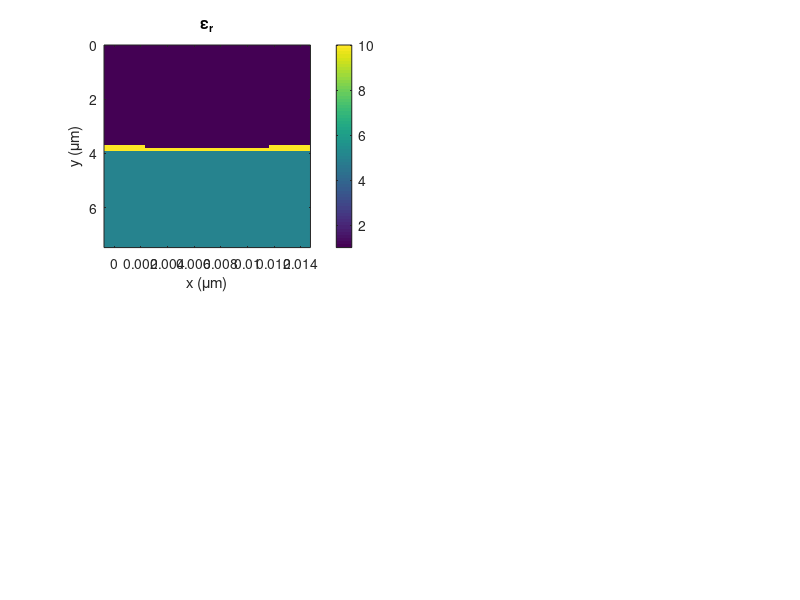

The MATLAB script that drew this image: (Note: this script raises an error after producing the figure.)
%%%%%%%%%%%%%%%%%%%%%%%%%%%%%%%%%%%%%%%%%%%%%%%%%%%%%%%%%%%%%%%%%%%%%%%%%%
%   Resonance Grating - FDFD Simulation
%       This MATLAB files simulates a single period of a rectangular
%       grating using the Finite-Difference Frequency Domain method.
%       The wavelength sweep goes from 2 um to 1 um.
%%%%%%%%%%%%%%%%%%%%%%%%%%%%%%%%%%%%%%%%%%%%%%%%%%%%%%%%%%%%%%%%%%%%%%%%%%
set(0,'DefaultFigureWindowStyle','docked');

% close all;
clc;
clear all;
close all;

% UNITS
micrometers = 1;
millimeters = 1e3 * micrometers;
meters = 1e3 * millimeters;
degrees = pi/180;
seconds = 1;
hertz = 1/seconds;
gigahertz = 1e9 * hertz;

% CONSTANTS
c0 = 299792458 * meters/seconds;

% POINTS FOR SWEEP 
Nf = 501;
tot_ref = zeros(1,Nf);
tot_trn = tot_ref;
tot_con = tot_ref;

% FIGURE SETTINGS 
fig = 1;        % 0 for no figures, 1 for figure animation

%%%%%%%%%%%%%%%%%%%%%%%%%%%%%%%%%%%%%%%%%%%%%%%%%%%%%%%%%%%%%%%%%%%%%%%%%
%% DEFINE SIMULATION PARAMETERS
%%%%%%%%%%%%%%%%%%%%%%%%%%%%%%%%%%%%%%%%%%%%%%%%%%%%%%%%%%%%%%%%%%%%%%%%%
% SOURCE PARAMETERS
SRC.lam0 = 1.55 * micrometers;    % Free space wavelength
SRC.theta = 0 * degrees;
SRC.MODE = 'E';                   % EM mode
f0 = c0/SRC.lam0;
lam01 = 1.4 * micrometers;
lam02 = 1.7 * micrometers;
lam0 = linspace(lam01,lam02,Nf);

% GRATING PARAMETERS
lamd = 1.55 * micrometers;      % Design wavelength
fd   = c0/lamd;                 % Design frequency
ur   = 1.0;                     % Grating permeability
er   = 10.0;                     % Grating permittivity
nr   = sqrt(ur*er);             % Substrate refractive index 
L    = 0.83254*lamd;             % Grating period (DO NOT CHANGE)
t    = 0.1583*lamd;             % Substrate thickness
d    = 0.0840*lamd;             % Grating depth
ff   = 0.5;                     % Fill fraction  (DO NOT CHANGE)

% EXTERNAL MATERIALS
ur1 = 1.0;                    % Reflection region permeability
er1 = 1.0;                    % Reflection region permittivity
ur2 = 1.0;                    % Transmission region permeability
er2 = 5.0;                    % Transmission region permittivity

% GRID PARAMETERS
NRES = 60;                    % Grid resolution
BUFZ = 2*lam02 * [1 1];       % Spacer region above and below grating
DEV.NPML = [20 20];           % Size of PML at top and bottom of grid

figure('color','w');

Lf = linspace(0.01*lamd,lamd,Nf);
for n = 1:Nf
    L = Lf(n);
%%%%%%%%%%%%%%%%%%%%%%%%%%%%%%%%%%%%%%%%%%%%%%%%%%%%%%%%%%%%%%%%%%%%%%%%%
%% CALCULATE OPTIMIZED GRID
%%%%%%%%%%%%%%%%%%%%%%%%%%%%%%%%%%%%%%%%%%%%%%%%%%%%%%%%%%%%%%%%%%%%%%%%%
% Calculate refractive indices
ndev = sqrt(ur*er);
nref = sqrt(ur1*er1);
ntrn = sqrt(ur2*er2);

% Consider wavelengths
lam_min = min([lam01 lam02])/max([ndev nref ntrn]);
dlam = lam_min/NRES; 

% Consider mechanical parameters
dmin = ff*L;   % Fill fraction is
dd = dmin/2;   % Delta for distance

% Choose the highest resolution
dx = dlam;
dy = dx;

% dx =    0.055172006602080
% dy = dx;

% Snap grid to critical dimension (in this case L and d+t)
Nx = 2*ceil(L/dx/2) + 1;      % First guess at grid spacing (odd for periodic)
Ny = ceil((d+t)/dy);

% Calculate new grid resolutions
dx = L/Nx;
dy = (d+t)/Ny;

% Incorporate PML and spacer regions
Ny = Ny + DEV.NPML(1) + DEV.NPML(2) + ceil(BUFZ(1)/dy) + ceil(BUFZ(2)/dy);

% Calculate 2x grid
Nx2 = 2*Nx;
Ny2 = 2*Ny;
dx2 = dx/2;
dy2 = dy/2;
DEV.RES = [dx2,dy2];
xa2 = [0:Nx2-1]*dx2;
ya2 = [0:Ny2-1]*dy2;

%%%%%%%%%%%%%%%%%%%%%%%%%%%%%%%%%%%%%%%%%%%%%%%%%%%%%%%%%%%%%%%%%%%%%%%%%
%% BUILD DEVICE ON 2x GRID
%%%%%%%%%%%%%%%%%%%%%%%%%%%%%%%%%%%%%%%%%%%%%%%%%%%%%%%%%%%%%%%%%%%%%%%%%
UR2 = ur1*ones(Nx2,Ny2);
ER2 = er1*ones(Nx2,Ny2);

% Calculate start and stop indices for filling in the grid
nt1 = 2*DEV.NPML(1) + ceil(BUFZ(1)/dy2);
nt2 = nt1 + round(t/dy2) - 1;
% nd1 = round((nt2+nt1)/2);
% nd2 = nt2;
nd2 = nt2;
nd1 = nt2 - round(d/dy2);
nx1 = round(Nx2*ff/2);
nx2 = round(Nx2 - Nx2*ff/2);

% Fill in the permeability regions
UR2(:,:) = ur;

% Fill in the permittivity regions
ER2(:,nt1:nt2) = er;
ER2(:,1:nt1-1) = er2;
ER2(nx1:nx2,nd1:nd2) = 1;


DEV.UR2 = fliplr(UR2);
DEV.ER2 = fliplr(ER2);


if fig
    subplot(2,2,1);
end
imagesc(xa2,ya2,DEV.ER2');
title('\epsilon_r');
xlabel('x (\mum)'); ylabel('y (\mum)');
colorbar;

%%%%%%%%%%%%%%%%%%%%%%%%%%%%%%%%%%%%%%%%%%%%%%%%%%%%%%%%%%%%%%%%%%%%%%%%%
%% IMPLEMENT FDFD
%%%%%%%%%%%%%%%%%%%%%%%%%%%%%%%%%%%%%%%%%%%%%%%%%%%%%%%%%%%%%%%%%%%%%%%%%
    tic;
    DAT = fdfd2d(DEV,SRC);
    tot_ref(n) = DAT.REF;
    tot_trn(n) = DAT.TRN;
    tot_con(n) = DAT.CON;
    clc;
    time = toc;
    mint = floor(time*(Nf-n)/60);
    sec = round((time*(Nf-n)/60 - mint)*60);
    disp(['Estimated Time: ' num2str(mint) ' minutes '...
            num2str(sec) ' seconds']);
    disp([num2str(n) ' out of ' num2str(Nf) ' Iterations']);

    if fig
        subplot(2,2,2);
        imagesc(dx.*[0,Nx-1],dy.*[0,Ny-1],real(DAT.F)'); 
        title([SRC.MODE ' Mode @ ' num2str(SRC.lam0) ' \mum']);
        shading interp;
        xlabel('x (\mum)'); ylabel('y (\mum)');
        colorbar;
    %     axis equal tight;

        subplot(2,2,3:4);
        plot(Lf(1:n)./micrometers,100.*tot_ref(1:n),'r','linewidth',2);
        hold on;
        plot(Lf(1:n)./micrometers,100.*tot_trn(1:n),'b','linewidth',2);
        plot(Lf(1:n)./micrometers,100.*tot_con(1:n),'--k','linewidth',2);
        hold off;
        title([SRC.MODE ' Mode Period Sweep']);
        xlabel('Period Length (\mum)'); ylabel('Power (%)');
        legend('Reflectance','Transmittance','Conservation');
        xlim([Lf(1) Lf(end)]./micrometers); ylim([0 102]);

        drawnow;
    end
end
%%%%%%%%%%%%%%%%%%%%%%%%%%%%%%%%%%%%%%%%%%%%%%%%%%%%%%%%%%%%%%%%%%%%%%%%%
%% DISPLAY
%%%%%%%%%%%%%%%%%%%%%%%%%%%%%%%%%%%%%%%%%%%%%%%%%%%%%%%%%%%%%%%%%%%%%%%%%

disp('DASHBOARD PARAMETERS:');
disp(['Source Frequency = ' num2str(f0(end)./gigahertz) ' GHz']);
disp(['Angle of Incidence = ' num2str(SRC.theta./degrees) ' degrees']);
disp(['Electromagnetic Mode = ' SRC.MODE]);
disp(['Device Design Frequency = ' num2str(fd./gigahertz) ' GHz']);
disp(['ff = ' num2str(ff*100) ' %']);
disp(['L = ' num2str(L./micrometers) ' mm']);
disp(['d = ' num2str(d./micrometers) ' mm']);
disp(['t = ' num2str(t./micrometers) ' mm']);
disp(['ur = ' num2str(ur)]);
disp(['er = ' num2str(er)]);
disp(['ur1 = ' num2str(ur1)]);
disp(['er1 = ' num2str(er1)]);
disp(['ur2 = ' num2str(ur2)]);
disp(['er2 = ' num2str(er2)]);
disp(['NRES = ' num2str(NRES)]);
disp(['BUFZ = [' num2str(BUFZ(1)/SRC.lam0) ' ' num2str(BUFZ(2)/SRC.lam0) ']*lam0']);
disp(['NPML = [' num2str(DEV.NPML(1)) ' ' num2str(DEV.NPML(2)) ']']);
disp(' ');

ref_diff_orders = find(DAT.RDE);
trn_diff_orders = find(DAT.TDE);
disp('REFLECTION DIFFRACTION ORDERS:');
for n = ref_diff_orders(1):ref_diff_orders(end)
    disp(['RDE(' num2str(n - ceil(Nx/2)) ') = ' num2str(100*DAT.RDE(n)) '%']);
end
disp(' ');
disp('TRANSMISSION DIFFRACTION ORDERS:');
for n = trn_diff_orders(1):trn_diff_orders(end)
    disp(['TDE(' num2str(n - ceil(Nx/2)) ') = ' num2str(100*DAT.TDE(n)) '%']);
end
disp(' ');

disp('OVERALL:');
disp(['REF = ' num2str(100*DAT.REF) '%']);
disp(['TRN = ' num2str(100*DAT.TRN) '%']);
disp(['CON = ' num2str(100*DAT.CON) '%']);

figure('color','white');
plot(Lf./micrometers,100.*tot_ref,'r','linewidth',2);
hold on;
plot(Lf./micrometers,100.*tot_trn,'b','linewidth',2);
plot(Lf./micrometers,100.*tot_con,'--k','linewidth',2);
hold off;
title([SRC.MODE ' Mode Wavelength Sweep']);
xlabel('Wavelength \lambda (\mum)'); ylabel('Power (%)');
legend('Reflectance','Transmittance','Conservation');
xlim([Lf(1) Lf(end)]./micrometers); ylim([0 102]);




